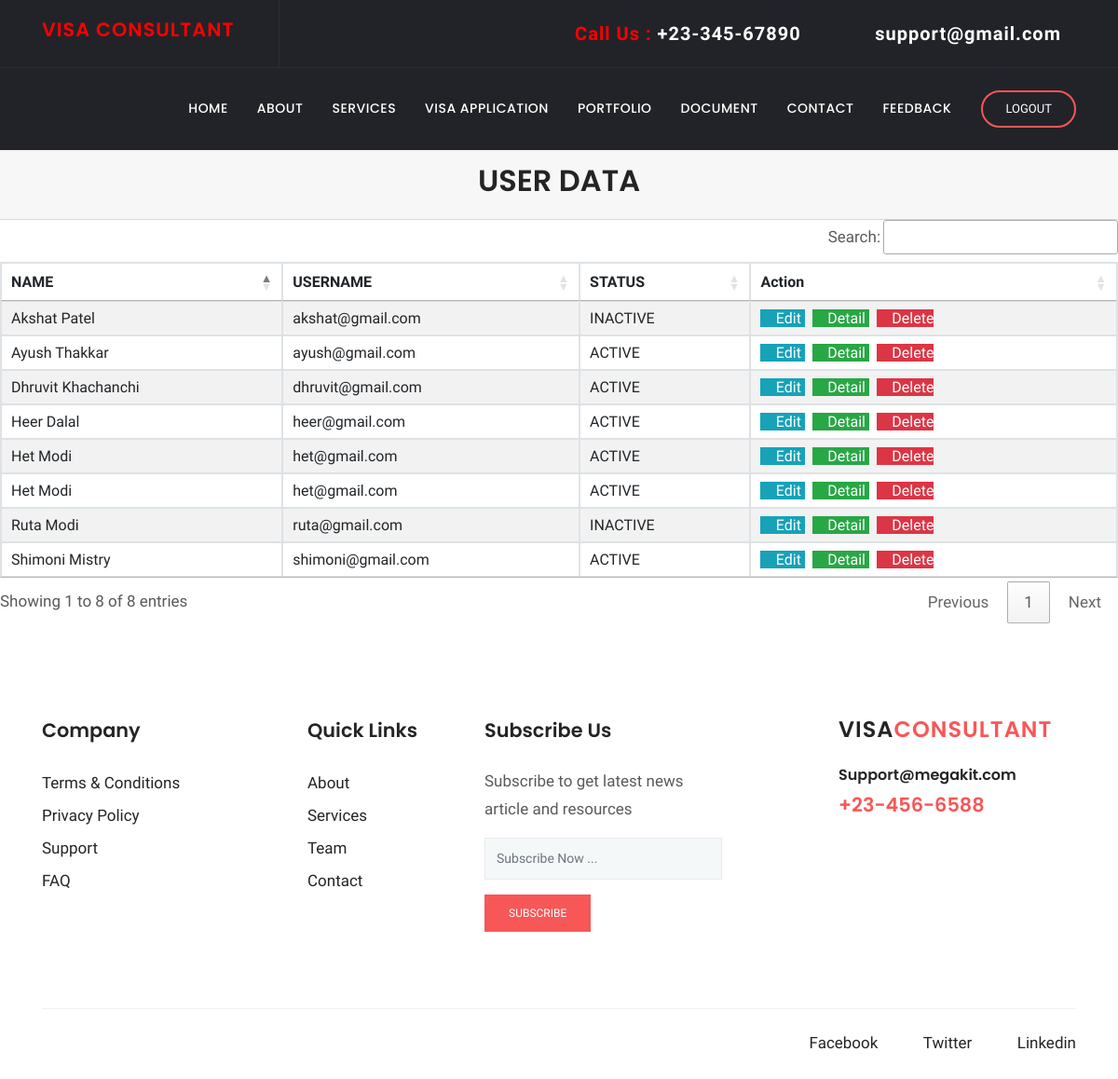
/client/view/, run on the app's committed database.
### client/models.py (models this page shows, shortened)
class user(models.Model):
    EMAIL_ID=models.CharField(max_length=25, null=True, blank=True)
    PHONE_NO=models.IntegerField(null=True, blank=True)
    PASSWORD=models.CharField(max_length=25, null=True, blank=True)
    NAME=models.CharField(max_length=25, null=True, blank=True)
    choice1=(
        ('male','male'),
        ('female','female'),
        ('other','other')
    )
    GENDER=models.CharField(max_length=25,choices=choice1, null=True, blank=True)
    ADDRESS=models.TextField(max_length=25, null=True, blank=True)
    ROLE=models.IntegerField(null=True, blank=True)
    choice2=(
        ('ACTIVE','ACTIVE'),
        ('INACTIVE','INACTIVE')
    )
    STATUS=models.CharField(max_length=25,choices=choice2, null=True, blank=True)

### client/views.py (the view)
# urls.py: path('view/',ListUserView.as_view(),name='user-view'),
class ListUserView(ListView):
    model = user
    context_object_name = 'client'
    template_name = 'client/user_list.html'

### client/templates/client/user_list.html (shortened to what this page needs)
{% load static %}
{% block extra_css %}
      <link rel="stylesheet" href="{% static 'plugins/bootstrap/css/bootstrap.min.css' %}">
      <link rel="stylesheet" href="{% static 'plugins/themify/css/themify-icons.css' %}">
      <link rel="stylesheet" href="{% static 'plugins/fontawesome/css/all.css' %}">
      <link rel="stylesheet" href="{% static 'plugins/magnific-popup/dist/magnific-popup.css' %}">
      <link rel="stylesheet" href="{% static 'plugins/slick-carousel/slick/slick.css' %}">
      <link rel="stylesheet" href="{% static 'plugins/slick-carousel/slick/slick-theme.css' %}">
      <link rel="stylesheet" href="{% static 'css/style.css' %}">
<link rel="stylesheet" href="https://cdn.datatables.net/1.10.25/css/jquery.dataTables.min.css">
<link rel="stylesheet" href="https://cdn.datatables.net/buttons/1.7.1/css/buttons.dataTables.min.css">
<link rel="stylesheet" href="https://cdn.datatables.net/searchbuilder/1.1.0/css/searchBuilder.dataTables.min.css">
<link rel="stylesheet" href="https://cdn.datatables.net/datetime/1.1.0/css/dataTables.dateTime.min.css">
<link rel="stylesheet" href="https://cdn.datatables.net/1.10.25/css/jquery.dataTables.min.css">
<link rel="stylesheet" href="https://cdn.datatables.net/colreorder/1.5.4/css/colReorder.dataTables.min.css">
{% endblock %}
{% block body %}
<header class="navigation">
	<div class="header-top ">
		<div class="container">
			<div class="row justify-content-between align-items-center">
				<div class="col-lg-3 col-md-3">
					<div class="header-top-socials text-left text-lg-left text-md-left">
                        <div>
                          <a class="navbar-brand" href="{% url 'index' %}">
                            <span>
                                <h4 STYLE="color: red">VISA CONSULTANT</h4>
                            </span>
                          </a>
                        </div>
					</div>
				</div>
				<div class="col-lg-8 col-md-8 text-center text-lg-right text-md-right">
					<div class="header-top-info">
						<a href="tel:+23-345-67890" class="navbar-brand" style="color: red">Call Us : <span>+23-345-67890</span></a>
						<a href="mailto:support@gmail.com" class="navbar-brand" style="color: red"><i class="fa fa-envelope mr-2"></i><span>support@gmail.com</span></a>
					</div>
				</div>
			</div>
		</div>
	</div>
	<nav class="navbar navbar-expand-lg  py-4" id="navbar">
		<div class="container">
		  <div class="collapse navbar-collapse text-center" id="navbarsExample09">
			<ul class="navbar-nav ml-auto">
			  <li class="nav-item active">
				<a class="nav-link" href="{% url 'index' %}">Home <span class="sr-only">(current)</span></a>
			  </li>
			  <li class="nav-item dropdown">
					<a class="nav-link dropdown-toggle" href="{% url 'about' %}" id="dropdown03" data-toggle="dropdown" aria-haspopup="true" aria-expanded="false">About</a>
			  </li>
			   <li class="nav-item dropdown">
					<a class="nav-link dropdown-toggle" href="{% url 'service_form' %}" id="dropdown05" data-toggle="dropdown" aria-haspopup="true" aria-expanded="false">Services</a>
			  </li>
			   <li class="nav-item dropdown">
					<a class="nav-link dropdown-toggle" href="{% url 'visa_form' %}" id="dropdown05" data-toggle="dropdown" aria-haspopup="true" aria-expanded="false">Visa Application</a>
			  </li>
			   <li class="nav-item"><a class="nav-link" href="{% url 'project' %}">Portfolio</a></li>
			   <li class="nav-item dropdown">
					<a class="nav-link dropdown-toggle" href="{% url 'document_form' %}" id="dropdown05" data-toggle="dropdown" aria-haspopup="true" aria-expanded="false">Document</a>
			  </li>
			   <li class="nav-item"><a class="nav-link" href="{% url 'contact_form' %}">Contact</a></li>
			   <li class="nav-item"><a class="nav-link" href="{% url 'feedback_form' %}">Feedback</a></li>
			</ul>
			<form class="form-lg-inline my-2 my-md-0 ml-lg-4 text-center">
			  <a href="{% url 'logout' %}" class="btn btn-solid-border btn-round-full">Logout</a>
			</form>
		  </div>
		</div>
	</nav>
</header>
              <div class="card-header">
                  <h2 align="center"> USER DATA </h2>
              </div>
                <table id="example1" class="table table-bordered table-striped" id="example1">
                  <thead>
                  <tr>
                      <th>NAME</th>
                      <th>USERNAME</th>
                      <th>STATUS</th>
                      <th>Action</th>
                  </tr>
                  </thead>
                    <tbody>
                        {% for user in client %}
                        <tr>
                            <td>{{ user.NAME }}</td>
                            <td>{{ user.EMAIL_ID }}</td>
                            <td>{{ user.STATUS }}</td>
                            <td>
                                <a href="{% url 'user-update'  user.id %}" class="btn-info" >
                                    <i class="fas fa-pencil-alt"></i> Edit
                                </a>
                                <a href="{% url 'user-detail'  user.id %}" class="btn-success">
                                    <i class="fas fa-file-invoice"></i> Detail
                                </a>
                                <a href="{% url 'user-delete'  user.id %}" class="btn-danger">
                                    <i class="fas fa-trash-alt"></i> Delete
                                </a>
                            </td>
                        </tr>
                    {% endfor %}
                  </tbody>
                </table>
<footer class="footer section">
	<div class="container">
		<div class="row">
			<div class="col-lg-3 col-md-6 col-sm-6">
				<div class="widget">
					<h4 class="text-capitalize mb-4">Company</h4>
					<ul class="list-unstyled footer-menu lh-35">
						<li><a href="#">Terms & Conditions</a></li>
						<li><a href="#">Privacy Policy</a></li>
						<li><a href="#">Support</a></li>
						<li><a href="#">FAQ</a></li>
					</ul>
				</div>
			</div>
			<div class="col-lg-2 col-md-6 col-sm-6">
				<div class="widget">
					<h4 class="text-capitalize mb-4">Quick Links</h4>
					<ul class="list-unstyled footer-menu lh-35">
						<li><a href="{% url 'about' %}">About</a></li>
						<li><a href="{% url 'service_form' %}">Services</a></li>
						<li><a href="{% url 'about' %}">Team</a></li>
						<li><a href="{% url 'contact_form' %}">Contact</a></li>
					</ul>
				</div>
			</div>
			<div class="col-lg-3 col-md-6 col-sm-6">
				<div class="widget">
					<h4 class="text-capitalize mb-4">Subscribe Us</h4>
					<p>Subscribe to get latest news article and resources  </p>
					<form action="#" class="sub-form">
						<input type="text" class="form-control mb-3" placeholder="Subscribe Now ...">
						<a href="#" class="btn btn-main btn-small">subscribe</a>
					</form>
				</div>
			</div>
			<div class="col-lg-3 ml-auto col-sm-6">
				<div class="widget">
					<div class="logo mb-4">
						<h3>VISA<span>CONSULTANT</span></h3>
					</div>
					<h6><a href="tel:+23-345-67890" >Support@megakit.com</a></h6>
					<a href="mailto:support@gmail.com"><span class="text-color h4">+23-456-6588</span></a>
				</div>
			</div>
		</div>
		<div class="footer-btm pt-4">
			<div class="row">
				<div class="col-lg-6">
				</div>
				<div class="col-lg-6 text-left text-lg-right">
					<ul class="list-inline footer-socials">
						<li class="list-inline-item"><a href="https://www.facebook.com/saleducationsal/"><i class="ti-facebook mr-2"></i>Facebook</a></li>
						<li class="list-inline-item"><a href="https://mobile.twitter.com/salcampus"><i class="ti-twitter mr-2"></i>Twitter</a></li>
						<li class="list-inline-item"><a href="https://www.linkedin.com/school/sal-college-of-engineering-113-/"><i class="ti-linkedin mr-2 "></i>Linkedin</a></li>
					</ul>
				</div>
			</div>
		</div>
	</div>
</footer>
{% endblock %}

### client/static/css/style.css (style rules this page uses)
h1, .h1, h2, .h2, h3, .h3, h4, .h4, h5, .h5, h6, .h6 { font-family: "Poppins", sans-serif; font-weight: 600; color: #242424; }
h2, .h2 { font-size: 2rem; font-weight: 600; line-height: 42px; }
h3, .h3 { font-size: 1.5rem; }
h4, .h4 { font-size: 1.3rem; line-height: 30px; }
h6, .h6 { font-size: 1rem; }
p { line-height: 30px; }
input[type="email"], input[type="password"], input[type="text"], input[type="tel"] { box-shadow: none; height: 45px; outline: none; font-size: 14px; }
.form-control { box-shadow: none; border-radius: 0; }
.btn { display: inline-block; font-size: 14px; font-size: 0.8125rem; font-weight: 400; padding: 1rem 2.5rem; text-transform: uppercase; border-radius: 0; transition: all 0.2s ease; }
.btn-main, .btn-transparent, .btn-small { background: #f75757; color: #fff; transition: all 0.2s ease; }
.btn-solid-border { border: 2px solid #f75757; background: transparent; color: #242424; }
.btn-small { padding: 10px 25px; font-size: 12px; }
.btn-round-full { border-radius: 50px; }
.section { padding: 100px 0; }
.text-color { color: #f75757; }
a { color: #242424; text-decoration: none; }
#navbar { background: #222328; box-shadow: 0 1px 2px rgba(0, 0, 0, 0.05); }
#navbar li { padding-left: 15px; }
#navbar .nav-link { font-family: "Poppins", sans-serif; font-weight: 500; color: #fff; text-transform: uppercase; font-size: 14px; letter-spacing: .5px; transition: all .25s ease; }
#navbar .btn { padding: .5rem 1.5rem; color: #fff; }
.header-top { background: #222328; color: #919194; border-bottom: 1px solid rgba(255, 255, 255, 0.05); }
.header-top .header-top-socials { border-right: 1px solid rgba(255, 255, 255, 0.05); padding: 12px 0px; }
.header-top .header-top-socials a { color: #919194; margin-right: 15px; font-size: 16px; }
.header-top .header-top-info { color: #919194; font-size: 16px; }
.header-top .header-top-info a span { color: #fff; }
.header-top .header-top-info a { margin-left: 35px; color: #919194; }
.navbar-brand { color: #fff; font-weight: 600; letter-spacing: 1px; }
.navbar-brand span { color: #f75757; }
.dropdown-toggle::after { display: none; }
.widget { margin-bottom: 30px; padding-bottom: 35px; }
.footer { padding-bottom: 10px; }
.lh-35 { line-height: 35px; }
.logo { color: #242424; font-weight: 600; letter-spacing: 1px; }
.logo span { color: #f75757; }
.sub-form { position: relative; }
.sub-form .form-control { border: 1px solid rgba(0, 0, 0, 0.06); background: #f5f8f9; }
.footer-btm { border-top: 1px solid rgba(0, 0, 0, 0.06); }
.footer-socials li a { margin-left: 15px; }

### data on the page
user: NAME "Het Modi", EMAIL_ID "het@gmail.com", STATUS "ACTIVE"
user: NAME "Ayush Thakkar", EMAIL_ID "ayush@gmail.com", STATUS "ACTIVE"
user: NAME "Shimoni Mistry", EMAIL_ID "shimoni@gmail.com", STATUS "ACTIVE"
user: NAME "Dhruvit Khachanchi", EMAIL_ID "dhruvit@gmail.com", STATUS "ACTIVE"
user: NAME "Ruta Modi", EMAIL_ID "ruta@gmail.com", STATUS "INACTIVE"
user: NAME "Akshat Patel", EMAIL_ID "akshat@gmail.com", STATUS "INACTIVE"
user: NAME "Heer Dalal", EMAIL_ID "heer@gmail.com", STATUS "ACTIVE"
user: NAME "Het Modi", EMAIL_ID "het@gmail.com", STATUS "ACTIVE"
